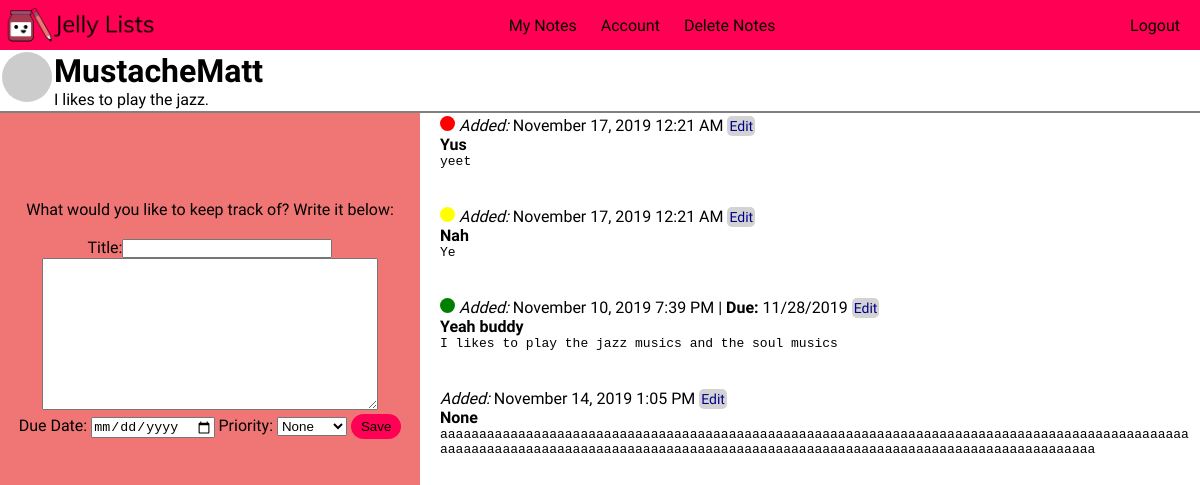
/mynotes (signed in), run on an earlier commit of the app's database.
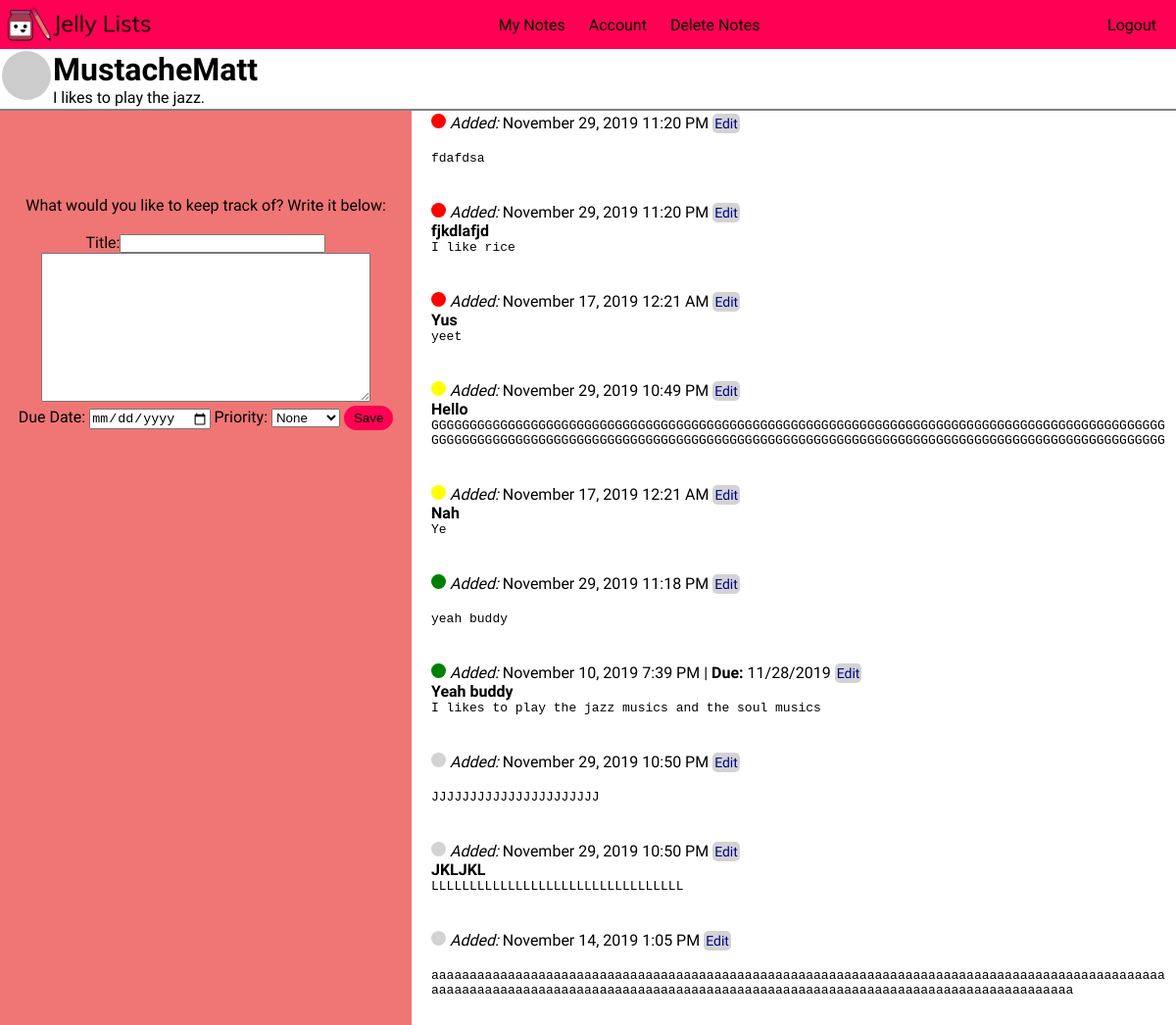
And on a later commit of the database.
### app/models.py (models this page shows, shortened)
class User(UserMixin, db.Model):
    id = db.Column(db.Integer, primary_key=True)
    username = db.Column(db.String(64), index=True, unique=True)
    email = db.Column(db.String(120), index=True, unique=True)
    password_hash = db.Column(db.String(128))
    about_me = db.Column(db.String(140))
    notes = db.relationship('Note', backref='author', lazy='dynamic')
    def get_notes(self):
        return (Note.query.filter(Note.user_id == self.id).order_by(
            Note.priority.desc())).order_by(Note.timestamp.desc())
    def get_note_count(self):
        return Note.query.filter(Note.user_id == self.id).count()
    def avatar(self, size):
        digest = md5(self.email.lower().encode('utf-8')).hexdigest()
        return 'https://www.gravatar.com/avatar/{}?d=monsterid&s={}'.format(
            digest, size)

class Note(db.Model):
    id = db.Column(db.Integer, primary_key=True)
    body = db.Column(db.String)
    timestamp = db.Column(db.DateTime, index=True, default=datetime.utcnow)
    due_date = db.Column(db.DateTime, index=True)
    user_id = db.Column(db.Integer, db.ForeignKey('user.id'))
    priority = db.Column(db.Integer, default=0)
    title= db.Column(db.String)

### app/routes.py (the view, shortened to what this page needs)
@app.route('/mynotes', methods=['GET', 'POST'])
@login_required
def mynotes():
    form = NoteForm()
    noteID = request.args.get('noteID')
    if form.validate_on_submit() and noteID is None:
        if 'submit' in request.form:
            note = Note(body=form.note.data, due_date=form.due_date.data, author=current_user, priority=form.priorityLevel.data, title=form.title.data) #changed
            db.session.add(note)
            db.session.commit()
        return redirect(url_for('mynotes'))
    notes = current_user.get_notes().all()
    noteData = Note.query.filter_by(id=noteID).first()
    if noteID is not None:
        form.note.data = noteData.body
        form.due_date.data = noteData.due_date
        form.priorityLevel.data = noteData.priority
        form.title.data = noteData.title
    return render_template('mynotes.html', form=form, notes=notes)

### app/forms.py (shortened to what this page needs)
class NoteForm(FlaskForm):
    note = TextAreaField(validators=[DataRequired()]) #body
    due_date = DateField('Due Date', format='%m/%d/%Y', validators=[Optional()])
    priorityLevel = SelectField('Priority', choices=[(0,'None'),(1,'Low'),(2,'Medium'),(3,'High')], coerce=int)
    submit = SubmitField('Save')
    title = StringField(validators=[Optional()])

### app/models.py (called while the page is built)
@login.user_loader
def load_user(id):
    return User.query.get(int(id))

### app/templates/mynotes.html (shortened to what this page needs)
<!DOCTYPE html>
<html>
<head>
    <link type="text/css" rel="stylesheet" href="/static/style.css">
</head>
<body id="note_body">
    <header>
        <a href="homepage"><img src="static/JamNotJelly_Logo_text.png" alt="Jam Not Jelly's Jelly Lists" id="nav_logo"></a>
        <ul class="nav_links">
            {% if current_user.is_authenticated %}
                <li><a class="nav_content" href="mynotes">My Notes</a></li>
                <li><a class="nav_content" href="account">Account</a></li>
                {% if current_user.get_note_count() > 0 %}
                    <li><a class="nav_content" href="delete-notes">Delete Notes</a></li>
                {% endif %}
            {% endif %}
        </ul>
        <ul class="nav_links" id="right_links">
            {% if current_user.is_anonymous %}
            <li><a href="{{ url_for('login') }}">Login</a></li> |
            <li><a class="nav_content" href="register">Sign Up</a></li>
            {% else %}
            <li><a href="{{ url_for('logout') }}">Logout</a></li>
            {% endif %}
        </ul>
    </header>
    <div id="note_body">
        {% if current_user.is_authenticated %}
        <table>
                <tr valign="top">
                    <td><img src="{{ current_user.avatar(128) }}" id="note_avatar"></td>
                    <td>
                        <h1>{{ current_user.username }}</h1>
                        {% if current_user.about_me %}<p>{{ current_user.about_me }}</p>{% endif %}
                    </td>
                </tr>
        </table>
        {% endif %}
        <form action="" method="post" id="notes">
            <div id="left_side">
                <div id="note_input">
                    <p>What would you like to keep track of? Write it below:</p><br>
                    <p>Title:{{form.title(style= "width:50%;", id="title_textbox")}}</p>
                    {{ form.note(style="width: 80%;",rows=10, id="note_textbox") }}<br>
                    <p>Due Date: {{ form.due_date(placeholder="mm/dd/yyyy") }}
                    Priority: {{form.priorityLevel()}}
					{{ form.submit(id="note_submit") }}
                    </p>
                </div>
            </div>
            <ul id="note_list">
                {% for note in notes %}
                    <li>
						{% if note.priority == 0 %} <span class="dot0"><span class="tooltiptext">No Priority</span></span>
						{% elif note.priority == 1 %}  <span class="dot1"><span class="tooltiptext">Low Priority</span></span>
						{% elif note.priority == 2 %} <span class="dot2"><span class="tooltiptext">Medium Priority</span></span>
						{% elif note.priority == 3 %} <span class="dot3"><span class="tooltiptext">High Priority</span></span>
						{% endif %}
                        <i>Added: </i>{{ moment(note.timestamp).format("LLL") }}
                            {% if note.due_date %}
                                | <b>Due: </b>{{ note.due_date.strftime('%m/%d/%Y') }}
                            {% endif %}
                            <a style="color: darkblue; background-color: lightgrey; padding: 2px; font-size: 14px; border-radius: 5px" href="?noteID={{note.id}}">Edit</a>
                        <br>
                        <span style="font-weight: bold;">{{note.title}}</span> <br>
                        <pre style="white-space: pre-wrap;">{{note.body}}</pre><br>
				</li><br>
                {% endfor %}
            </ul>
        </form>
    </div>
</body>
</html>

### app/static/style.css (style rules this page uses)
* { box-sizing: border-box; margin: 0; padding: 0; text-decoration: none; }
span[class^="dot"] { height: 15px; width: 15px; border-radius: 50%; display: inline-block; position: relative; }
.dot0 { background-color: lightgrey; }
.dot1 { background-color: green; }
.dot2 { background-color: yellow; }
.dot3 { background-color: red; }
li { list-style: none; }
a { color: black; }
body { width: 100%; height: 100%; font-family: 'Muli', sans-serif; }
header { background-color: #ff0054; color:black; width: 100%; height: 50px; display: flex; justify-content: space-between; align-items: center; }
.nav_links { list-style: none; color: black; }
.nav_links li { display: inline-block; padding: 0 10px; }
.nav_links li a { transition: all 0.5s ease 0s }
#right_links { margin-right: 10px; }
input[type=submit] { padding: 5px 10px; background-color: rgba(239,118,116,1); border: none; border-radius: 20px; cursor: pointer; transition: all 0.5s ease 0s; }
textarea { font-family: Arial, Helvetica, sans-serif; }
#nav_logo { height: 60px; vertical-align: bottom; }
#note_avatar { width: 50px; border-radius: 25px; }
#note_body { height: 100%; }
#notes { position: relative; height: 100%; }
#left_side { background-color: rgba(239,118,116,1); width: 35%; height: 100%; float: left; text-align: center; position: fixed; bottom: 0px; z-index: -3; }
#note_input { margin-left: auto; margin-right: auto; text-align: center; padding-bottom: 5px; padding-top: 200px; }
#note_list { width: 65%; float: right; word-wrap: break-word; padding: 5px; padding-left: 20px; }
#note_body { border-bottom: solid grey 1px; background-color: white; }
#note_submit { background-color: rgba(255, 0, 84, 1) !important; }

What changed in the data, as far as the page shows it:
added Note: timestamp "November 29, 2019 11:20 PM", body "fdafdsa"
added Note: timestamp "November 29, 2019 11:20 PM", title "fjkdlafjd", body "I like rice"
added Note: timestamp "November 29, 2019 10:49 PM", title "Hello", body "GGGGGGGGGGGGGGGGGGGGGGGGGGGGGGGGGGGGGGGGGGGGGGGGGGGGGGGGGGGGGGGGGGGGGGGGGGGGGGGGGGGGGGGGGGGGGGGGGGGGGGGGGGGGGGGGGGGGGGGGGGGGGGGGGGGGGGGGGGGGGGGGGGGGGGGGGGGGGGGGGGGGGGGGGGGGGGGGGGGGGGGGGGGGGGGG"
added Note: timestamp "November 29, 2019 11:18 PM", body "yeah buddy"
added Note: timestamp "November 29, 2019 10:50 PM", body "JJJJJJJJJJJJJJJJJJJJJJ"
added Note: timestamp "November 29, 2019 10:50 PM", title "JKLJKL", body "LLLLLLLLLLLLLLLLLLLLLLLLLLLLLLLLL"
changed Note "November 14, 2019 1:05 PM": priority empty → 0 (drawn); title "None" → (not shown)
